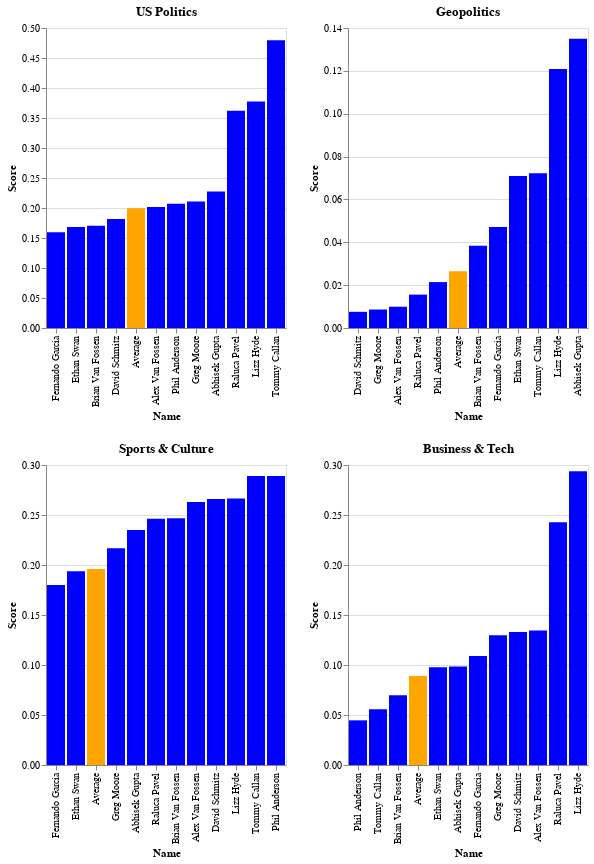

Write notebook code for a chart like this one.
### Code cell
cat_charts = []
for category in categories:
    data = cat_dfs[category]
    chart = alt.Chart(data).mark_bar().encode(
        x=alt.X('Name', sort='y'),
        y='Score',
        color=alt.condition(
            alt.datum.Name == 'Average',
            alt.value('orange'),
            alt.value('blue'),
        ),
    ).properties(title=category)
    cat_charts.append(chart)

alt_charts_in_rows(cat_charts, 2)
